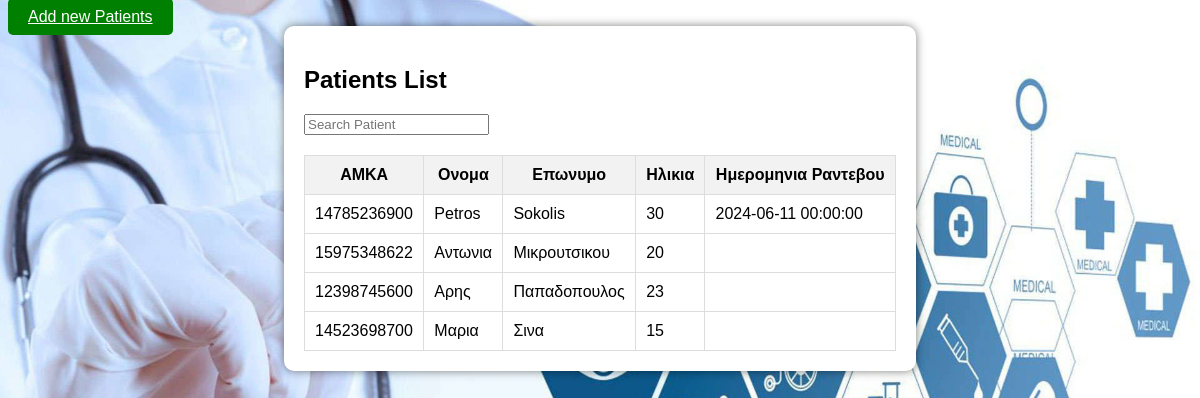
Page /patient_Managment.php on the committed database.
### tables this page shows
CREATE TABLE `appointments` (
  `appointment_id` int NOT NULL AUTO_INCREMENT,
  `doctor_id` int NOT NULL,
  `patient_id` int DEFAULT NULL,
  `appointment_date` datetime NOT NULL,
  `patient_input` varchar(255) DEFAULT NULL,
  `doctor_notes` varchar(255) DEFAULT NULL,
  `about` varchar(255) NOT NULL,
  PRIMARY KEY (`appointment_id`),
  KEY `doctor_id` (`doctor_id`),
  KEY `patient_id` (`patient_id`),
  CONSTRAINT `appointments_ibfk_1` FOREIGN KEY (`doctor_id`) REFERENCES `doctors` (`doctor_id`),
  CONSTRAINT `appointments_ibfk_2` FOREIGN KEY (`patient_id`) REFERENCES `patients` (`patient_id`)
);

CREATE TABLE `patients` (
  `patient_id` int NOT NULL AUTO_INCREMENT,
  `name` varchar(255) NOT NULL,
  `surname` varchar(255) NOT NULL,
  `AMKA` varchar(11) NOT NULL,
  `registration_date` timestamp NULL DEFAULT CURRENT_TIMESTAMP,
  `Age` varchar(2) NOT NULL,
  PRIMARY KEY (`patient_id`),
  UNIQUE KEY `AMKA` (`AMKA`)
);

### patient_Managment.php (the view, shortened to what this page needs)
<!DOCTYPE html>
<?php
$servername = "localhost";
$username = "root";
$password = "Metkaros4@";
$dbname = "hospitalsystem";
$conn = new mysqli($servername, $username, $password, $dbname);
$sql = "SELECT patients.patient_id, patients.AMKA, patients.name, patients.surname, patients.Age, appointments.appointment_date
        FROM patients
        LEFT JOIN appointments ON patients.patient_id = appointments.patient_id";
$result = $conn->query($sql);
?>
<html>
    <head>
    </head>
    <body>
        <div class="top-left">
                    <a href="add_new_patiets.php" class="btn add-green">Add new Patients</a>
                </div>
        <div class="container">
            <h2>Patients List</h2>
            <div class="search-box">
                <input type="text" id="search" placeholder="Search Patient" onkeyup="searchPatient()">
        </div>
            <table>
                <thead>
                    <tr>
                        <th>AMKA</th>
                        <th>Ονομα</th>
                        <th>Επωνυμο</th>
                        <th>Ηλικια</th>
                        <th>Ημερομηνια Ραντεβου</th>
                    </tr>
                </thead>
                <tbody id="patient-list">
                 <?php
                   if ($result->num_rows > 0)
                   {
                       while($row = $result->fetch_assoc())
                       {
                          echo "<tr data-id='{$row['patient_id']}'>
                         <td class='editable' data-field='AMKA'>" . htmlspecialchars($row['AMKA']) . "</td>
                         <td class='editable' data-field='name'>" . htmlspecialchars($row['name']) . "</td>
                         <td class='editable' data-field='surname'>" . htmlspecialchars($row['surname']) . "</td>
                         <td class='editable' data-field='Age'>" . htmlspecialchars($row['Age']) . "</td>
                         <td>" . htmlspecialchars($row['appointment_date']) . "</td>
                         </tr>";
                       }
                   }
                   else
                   {
                       echo "<tr><td colspan='5'>Δεν βρέθηκαν αποτελέσματα</td></tr>";
                   }
                 ?>
            </table>
        </div>
    </body>
</html>

### patient_Managment.php (style rules this page uses)
body { background-image: url('doctor-motivation-b5wjlwe5wjikoj7t.jpg'); background-size: cover; font-family: Arial, sans-serif; }
.container { width: 50%; margin: 0 auto; background: white; padding: 20px; border-radius: 10px; box-shadow: 0 0 10px rgba(0,0,0,0.5); overflow-y: auto; max-height: 80vh; }
table { width: 100%; border-collapse: collapse; }
th, td { padding: 10px; border: 1px solid #ddd; }
th { background-color: #f2f2f2; }
.search-box { margin-bottom: 20px; }
.editable { cursor: pointer; }
.top-left { position:absolute top: 20px; left: 20px; }
.add-green { background-color: green; color: white; border: none; padding: 10px 20px; cursor: pointer; border-radius: 5px; }

### rows in the picture
appointments: patient.AMKA "14785236900", patient.name "Petros", patient.surname "Sokolis", patient.Age "30", appointment_date "2024-06-11 00:00:00"
patients: AMKA "15975348622", name "Αντωνια", surname "Μικρουτσικου", Age "20"
patients: AMKA "12398745600", name "Αρης", surname "Παπαδοπουλος", Age "23"
patients: AMKA "14523698700", name "Μαρια", surname "Σινα", Age "15"
